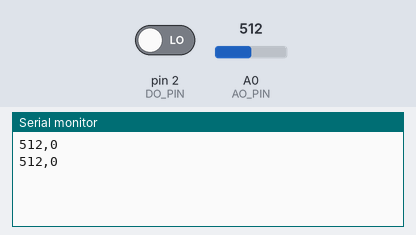
A sketch run on a simulated Arduino Uno, built with avr-gcc and run on an emulated ATmega328P. On the bench: the last lines printed to the serial monitor. The test bench sets the inputs (shaded band); at power-on: A0 (AO_PIN) = 512, pin 2 (DO_PIN) LOW.

Above: at 1.8 s.
1.9 s: A0 (AO_PIN) set to 716
At 2.8 s:
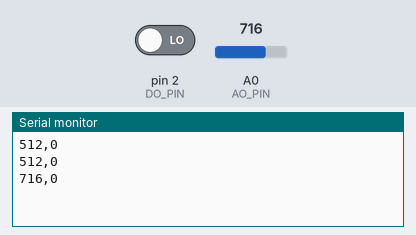
3.4 s: pin 2 (DO_PIN) driven HIGH
At 4.7 s:
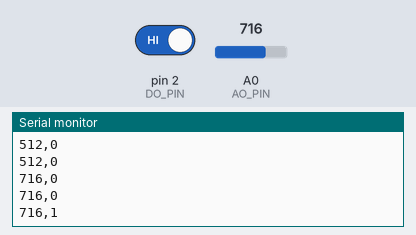
4.9 s: A0 (AO_PIN) set to 900
At 5.6 s:
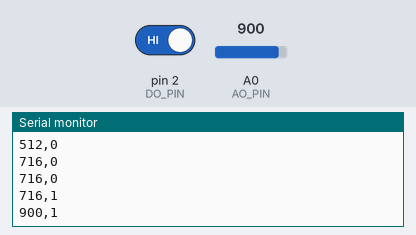
6.4 s: pin 2 (DO_PIN) driven LOW
At 7.8 s:
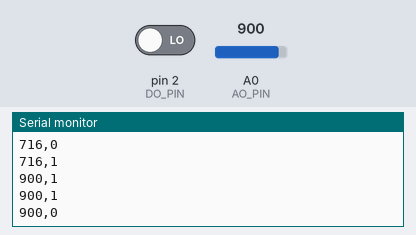
Timing chart, 0 to 8.9 s (numbered marks = the images above; inputs shaded):
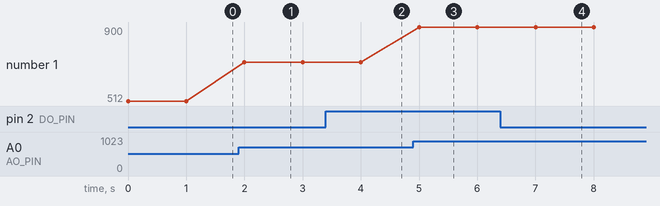

Measured:
- after the input at 1.9 s, the serial monitor: prints a new line after 0.10 s (image 1)
- after the input at 3.4 s, the serial monitor: prints a new line after 0.60 s (image 2)
- after the input at 4.9 s, the serial monitor: prints a new line after 0.10 s (image 3)
- after the input at 6.4 s, the serial monitor: prints a new line after 0.60 s (image 4)
- plotted number 1: 512 → 716 after the input at 1.9 s, 716 → 900 after the input at 4.9 s

The sketch:

soil_moisture.ino
```cpp
// Soil Moisture Sensor - Arduino Sketch
// MH-sensor-series module connected to:
//   AO -> A0 (analog raw value)
//   DO -> D2 (digital threshold output)
//
// Sends CSV over serial: "<raw>,<digital>\n"
// raw: 0-1023 (0=wet/conductive, 1023=dry)
// digital: 0=wet (below threshold), 1=dry (above threshold)

const int AO_PIN = A0;
const int DO_PIN = 2;
const int BAUD_RATE = 9600;
const int INTERVAL_MS = 1000;

void setup() {
  Serial.begin(BAUD_RATE);
  pinMode(DO_PIN, INPUT);
}

void loop() {
  int raw = analogRead(AO_PIN);
  int dry = digitalRead(DO_PIN);  // HIGH (1) = dry, LOW (0) = wet

  Serial.print(raw);
  Serial.print(",");
  Serial.println(dry);

  delay(INTERVAL_MS);
}
```
